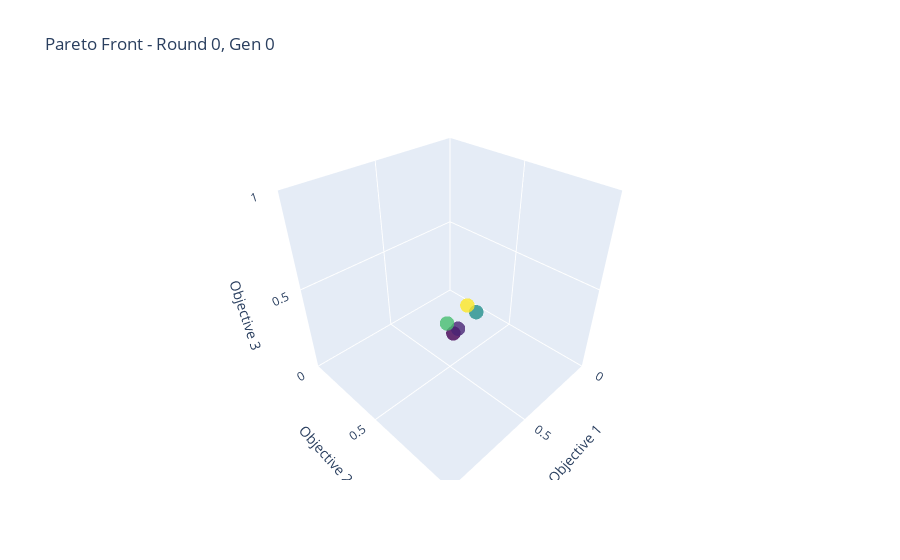
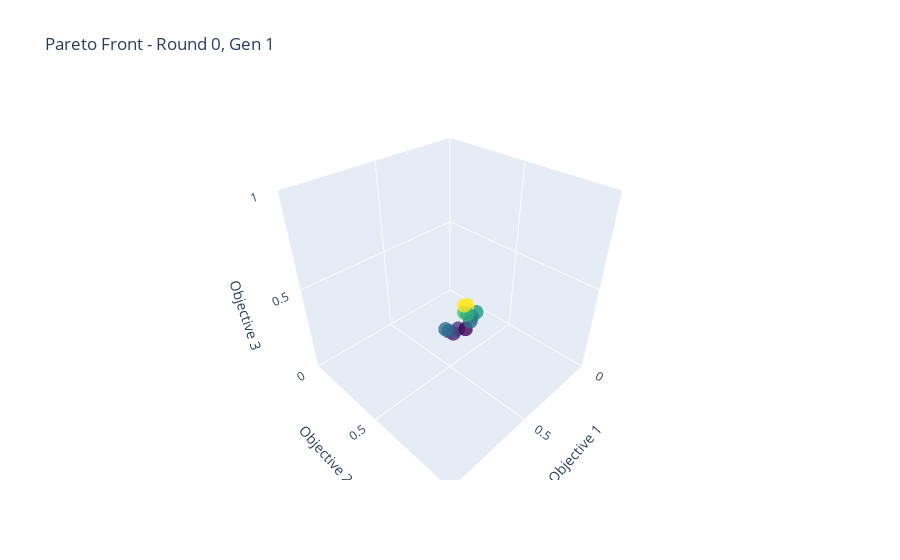
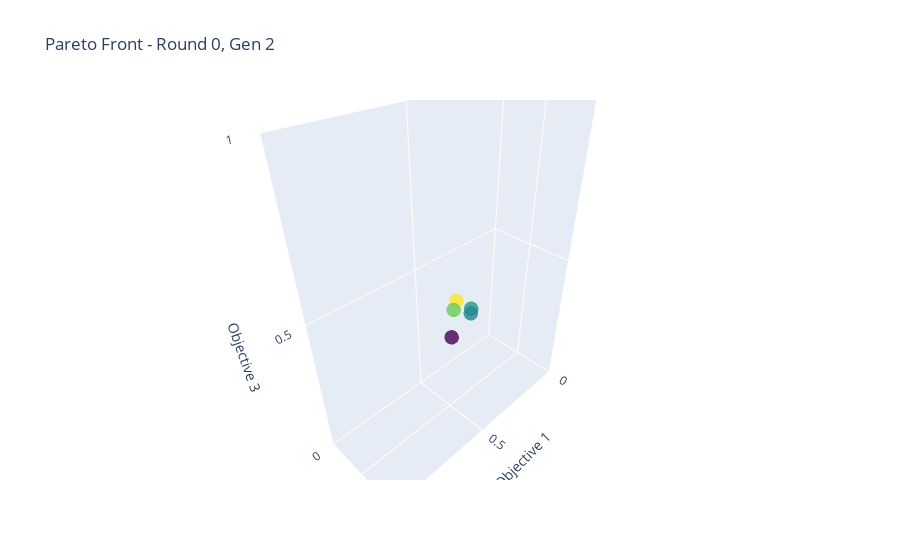
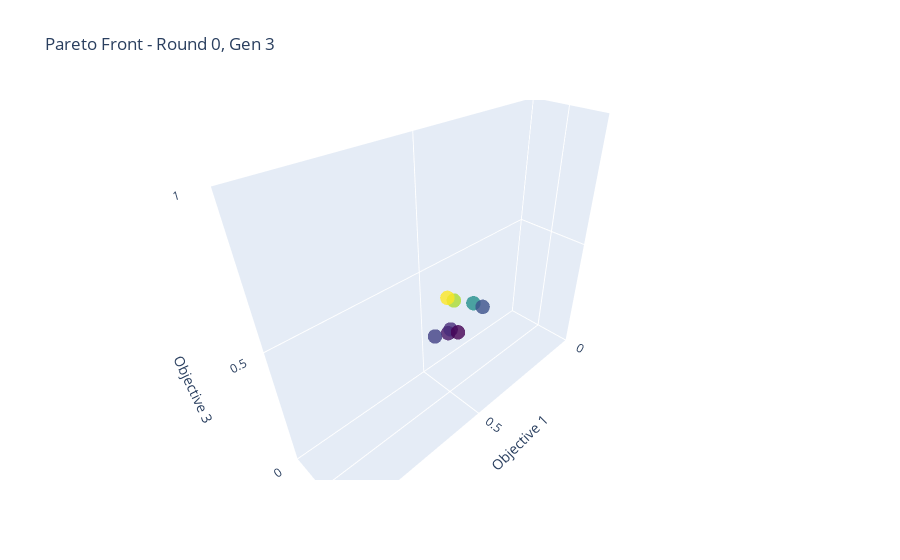

Notebook cell for these charts, in order:
### Code cell
import plotly.graph_objects as go

# Choose a generation and run
# gen_idx = 0
# run_idx = 0

for run_idx in range(len(all_runs_fronts)):
    for gen_idx in range(len(all_runs_fronts[run_idx])):
        
        front = all_runs_fronts[run_idx][gen_idx]

        fig = go.Figure(data=[go.Scatter3d(
            x=front[:, 0],
            y=front[:, 1],
            z=front[:, 2],
            mode='markers',
            marker=dict(
                size=5,
                color=front[:, 2],  # Color by third objective
                colorscale='Viridis',
                opacity=0.8
            )
        )])

        # min_x = get_min_objective_value(run_idx, gen_idx, 0)
        # max_x = get_max_objective_value(run_idx, gen_idx, 0)
        # min_y = get_min_objective_value(run_idx, gen_idx, 1)
        # max_y = get_max_objective_value(run_idx, gen_idx, 1)
        # min_z = get_min_objective_value(run_idx, gen_idx, 2)
        # max_z = get_max_objective_value(run_idx, gen_idx, 2)
        
        min_x = 0
        min_y = 0
        min_z = 0

        max_x = 1
        max_y = 1
        max_z = 1

        fig.update_layout(
            title=f"Pareto Front - Round {run_idx}, Gen {gen_idx}",
            scene=dict(
                xaxis=dict(title="Objective 1", range=[min_x, max_x]),
                yaxis=dict(title="Objective 2", range=[min_y, max_y]),
                zaxis=dict(title="Objective 3", range=[min_z, max_z])
            )
        )

        fig.show()

### Figure 1 — Plotly figure (JSON) as saved in the notebook; plotly's stock layout.template omitted (floating-point values rounded to 4 significant figures)
{"data": [{"marker": {"color": [0.44, 0.49, 0.39, 0.4, 0.46], "colorscale": [[0, "#440154"], [0.1111, "#482878"], [0.2222, "#3e4989"], [0.3333, "#31688e"], [0.4444, "#26828e"], [0.5556, "#1f9e89"], [0.6667, "#35b779"], [0.7778, "#6ece58"], [0.8889, "#b5de2b"], [1, "#fde725"]], "opacity": 0.8, "size": 5}, "mode": "markers", "type": "scatter3d", "x": [0.48, 0.52, 0.62, 0.59, 0.65], "y": [0.65, 0.63, 0.64, 0.64, 0.63], "z": [0.44, 0.49, 0.39, 0.4, 0.46]}], "layout": {"scene": {"xaxis": {"range": [0, 1], "title": {"text": "Objective 1"}}, "yaxis": {"range": [0, 1], "title": {"text": "Objective 2"}}, "zaxis": {"range": [0, 1], "title": {"text": "Objective 3"}}}, "title": {"text": "Pareto Front - Round 0, Gen 0"}}}

### Figure 2 — Plotly figure (JSON) as saved in the notebook; plotly's stock layout.template omitted (floating-point values rounded to 4 significant figures)
{"data": [{"marker": {"color": [0.44, 0.49, 0.39, 0.4, 0.43, 0.38, 0.46, 0.41, 0.42, 0.42, 0.45, 0.49], "colorscale": [[0, "#440154"], [0.1111, "#482878"], [0.2222, "#3e4989"], [0.3333, "#31688e"], [0.4444, "#26828e"], [0.5556, "#1f9e89"], [0.6667, "#35b779"], [0.7778, "#6ece58"], [0.8889, "#b5de2b"], [1, "#fde725"]], "opacity": 0.8, "size": 5}, "mode": "markers", "type": "scatter3d", "x": [0.48, 0.52, 0.62, 0.59, 0.51, 0.55, 0.54, 0.64, 0.53, 0.65, 0.53, 0.53], "y": [0.65, 0.63, 0.64, 0.64, 0.65, 0.65, 0.63, 0.63, 0.66, 0.62, 0.64, 0.62], "z": [0.44, 0.49, 0.39, 0.4, 0.43, 0.38, 0.46, 0.41, 0.42, 0.42, 0.45, 0.49]}], "layout": {"scene": {"xaxis": {"range": [0, 1], "title": {"text": "Objective 1"}}, "yaxis": {"range": [0, 1], "title": {"text": "Objective 2"}}, "zaxis": {"range": [0, 1], "title": {"text": "Objective 3"}}}, "title": {"text": "Pareto Front - Round 0, Gen 1"}}}

### Figure 3 — Plotly figure (JSON) as saved in the notebook; plotly's stock layout.template omitted (floating-point values rounded to 4 significant figures)
{"data": [{"marker": {"color": [0.49, 0.43, 0.36, 0.42, 0.46], "colorscale": [[0, "#440154"], [0.1111, "#482878"], [0.2222, "#3e4989"], [0.3333, "#31688e"], [0.4444, "#26828e"], [0.5556, "#1f9e89"], [0.6667, "#35b779"], [0.7778, "#6ece58"], [0.8889, "#b5de2b"], [1, "#fde725"]], "opacity": 0.8, "size": 5}, "mode": "markers", "type": "scatter3d", "x": [0.52, 0.44, 0.54, 0.45, 0.53], "y": [0.63, 0.64, 0.62, 0.66, 0.62], "z": [0.49, 0.43, 0.36, 0.42, 0.46]}], "layout": {"scene": {"xaxis": {"range": [0, 1], "title": {"text": "Objective 1"}}, "yaxis": {"range": [0, 1], "title": {"text": "Objective 2"}}, "zaxis": {"range": [0, 1], "title": {"text": "Objective 3"}}}, "title": {"text": "Pareto Front - Round 0, Gen 2"}}}

### Figure 4 — Plotly figure (JSON) as saved in the notebook; plotly's stock layout.template omitted (floating-point values rounded to 4 significant figures)
{"data": [{"marker": {"color": [0.49, 0.43, 0.36, 0.51, 0.37, 0.38, 0.39, 0.35], "colorscale": [[0, "#440154"], [0.1111, "#482878"], [0.2222, "#3e4989"], [0.3333, "#31688e"], [0.4444, "#26828e"], [0.5556, "#1f9e89"], [0.6667, "#35b779"], [0.7778, "#6ece58"], [0.8889, "#b5de2b"], [1, "#fde725"]], "opacity": 0.8, "size": 5}, "mode": "markers", "type": "scatter3d", "x": [0.52, 0.44, 0.54, 0.54, 0.53, 0.59, 0.4, 0.51], "y": [0.63, 0.64, 0.62, 0.61, 0.62, 0.61, 0.65, 0.66], "z": [0.49, 0.43, 0.36, 0.51, 0.37, 0.38, 0.39, 0.35]}], "layout": {"scene": {"xaxis": {"range": [0, 1], "title": {"text": "Objective 1"}}, "yaxis": {"range": [0, 1], "title": {"text": "Objective 2"}}, "zaxis": {"range": [0, 1], "title": {"text": "Objective 3"}}}, "title": {"text": "Pareto Front - Round 0, Gen 3"}}}
